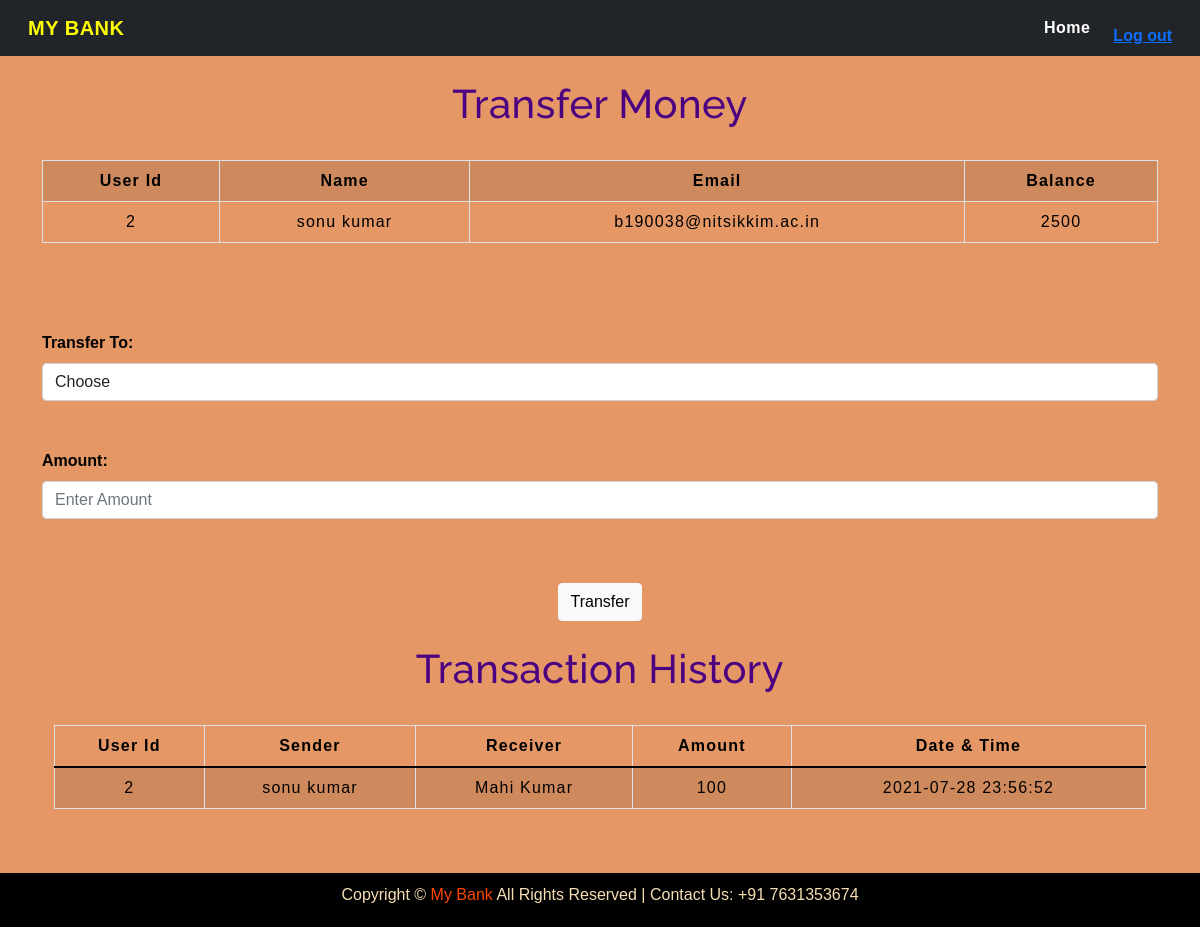
/selecteduserdetail.php?id=2, run on the app's committed database.
### tables this page shows
CREATE TABLE `users` (
  `id` int(3) NOT NULL,
  `name` text NOT NULL,
  `email` varchar(30) NOT NULL,
  `balance` int(8) NOT NULL,
  `password` varchar(20) DEFAULT NULL
);

CREATE TABLE `transaction` (
  `sno` int(3) NOT NULL,
  `id` int(5) DEFAULT NULL,
  `sender` text NOT NULL,
  `receiver` text NOT NULL,
  `balance` int(8) NOT NULL,
  `datetime` datetime NOT NULL DEFAULT current_timestamp()
);

### selecteduserdetail.php (the view, shortened to what this page needs)
<!DOCTYPE html>
<html lang="en">
<head>
    <link rel="stylesheet" href="https://stackpath.bootstrapcdn.com/bootstrap/4.5.2/css/bootstrap.min.css"
>
    <link href="https://cdn.jsdelivr.net/npm/bootstrap@5.0.2/dist/css/bootstrap.min.css" rel="stylesheet"
>
    <link rel="stylesheet" type="text/css" href="css/navbar.css">
    <link rel="stylesheet" type="text/css" href="css/table.css">
</head>
<body style="background-color : #E59866 ;">
    <nav class="navbar navbar-expand-lg navbar-light bg-dark">
    <div class="container-fluid">
        <a class="navbar-brand" href="#"><b style="color:yellow;">MY BANK</b></a>
        <div class="collapse navbar-collapse" id="navbarContent">
            <ul class="navbar-nav">
            <li class="nav-item">
                    <a class="nav-link" href="index.php" style="color : white;"><b>Home</b></a>
                </li>
                <li class="nav-item">
                    <a class="nav-link" href="#" style="color : white;"><b><?php
                        if(isset($_SESSION['logged_in']) && $_SESSION['logged_in'] == 'true')
                        {
                            $name = $_SESSION['name'];
                            echo  $name ;
                        }
                        else
                        {
                            ?>
                            <a href="#">Log out</a>
                        <?php
                        }
                        ?></b></a>
                </li>
            </ul>
        </div>
    </div>
</nav>
	<div class="container">
        <h2 class="text-center pt-4" style="color : indigo;">Transfer Money</h2>
            <?php
                include 'config.php';
                $sid=$_GET['id'];
                $sql = "SELECT * FROM  users where id=$sid";
                $result=mysqli_query($conn,$sql);
                $rows=mysqli_fetch_assoc($result);
            ?>
            <form method="post" name="tcredit" class="tabletext" ><br>
                <div>
                    <table class="table table-striped table-condensed table-bordered">
                        <tr style="color : black;">
                            <th class="text-center">User Id</th>
                            <th class="text-center">Name</th>
                            <th class="text-center">Email</th>
                            <th class="text-center">Balance</th>
                        </tr>
                        <tr style="color : black;">
                            <td class="py-2"><?php echo $rows['id'] ?></td>
                            <td class="py-2"><?php echo $rows['name'] ?></td>
                            <td class="py-2"><?php echo $rows['email'] ?></td>
                            <td class="py-2"><?php echo $rows['balance'] ?></td>
                        </tr>
                    </table>
                </div>
                <br><br><br>
                <label style="color : black;"><b>Transfer To:</b></label>
                <select name="to" class="form-control" required>
                        <option value="" disabled selected>Choose</option>
                </select><br><br>
                <label style="color : black;"><b>Amount:</b></label>
                <input type="number" class="form-control" name="amount" placeholder="Enter Amount" required >
                <br><br>
                <div class="text-center" >
                    <button class="btn mt-3 btn-light" name="submit" type="submit" id="myBtn" >Transfer</button>
                </div>
            </form>
        <div class="container">
            <h2 class="text-center pt-4" style="color : indigo;">Transaction History</h2><br>
            <div class="table-responsive-sm">
                <table class="table table-hover table-striped table-condensed table-bordered">
                    <thead style="color : black;">
                        <tr>
                            <th class="text-center">User Id</th>
                            <th class="text-center">Sender</th>
                            <th class="text-center">Receiver</th>
                            <th class="text-center">Amount</th>
                            <th class="text-center">Date & Time</th>
                        </tr>
                    </thead>
                    <tbody>
                        <?php
                            include 'config.php';
                            $sid=$_GET['id'];
                            $sql ="select * from transaction where id=$sid";
                            $query =mysqli_query($conn, $sql);
                            while($rows = mysqli_fetch_assoc($query))
                            {
                        ?>
                            <tr style="color : black;">
                            <td class="py-2"><?php echo $rows['id']; ?></td>
                            <td class="py-2"><?php echo $rows['sender']; ?></td>
                            <td class="py-2"><?php echo $rows['receiver']; ?></td>
                            <td class="py-2"><?php echo $rows['balance']; ?> </td>
                            <td class="py-2"><?php echo $rows['datetime']; ?> </td>
                            </tr>
                        <?php
                            }
                        ?>
                    </tbody>
                </table>
            </div>
        </div><br><br>
    </div>
    <?php include 'footer.php';?>
</body>
</html>

### css/navbar.css (style rules this page uses)
.nav-link { margin-right: 15px; color:#2F363F; letter-spacing: 0.5px; transition: 0.5s; }
.navbar-brand { color: #4C4B4B; letter-spacing: 0.5px; }
h2 { color: #4C4B4B; letter-spacing: 0.5px; font-family: raleway; }

### css/table.css (style rules this page uses)
* { padding: 0; margin: 0; box-sizing: border-box; font-family: sans-serif; }
h2 { font-size: 40px; }
table { letter-spacing: 1.2px; }
td { text-align: center; }
button { border:none; background: #d9d9d9; transition: 1s; }

### selecteduserdetail.php (style rules this page uses)
button { border:none; background: #d9d9d9; }

### data on the page
users: id "2", name "sonu kumar", email "b190038@nitsikkim.ac.in", balance "2500"
transaction: id "2", sender "sonu kumar", receiver "Mahi Kumar", balance "100", datetime "2021-07-28 23:56:52"
